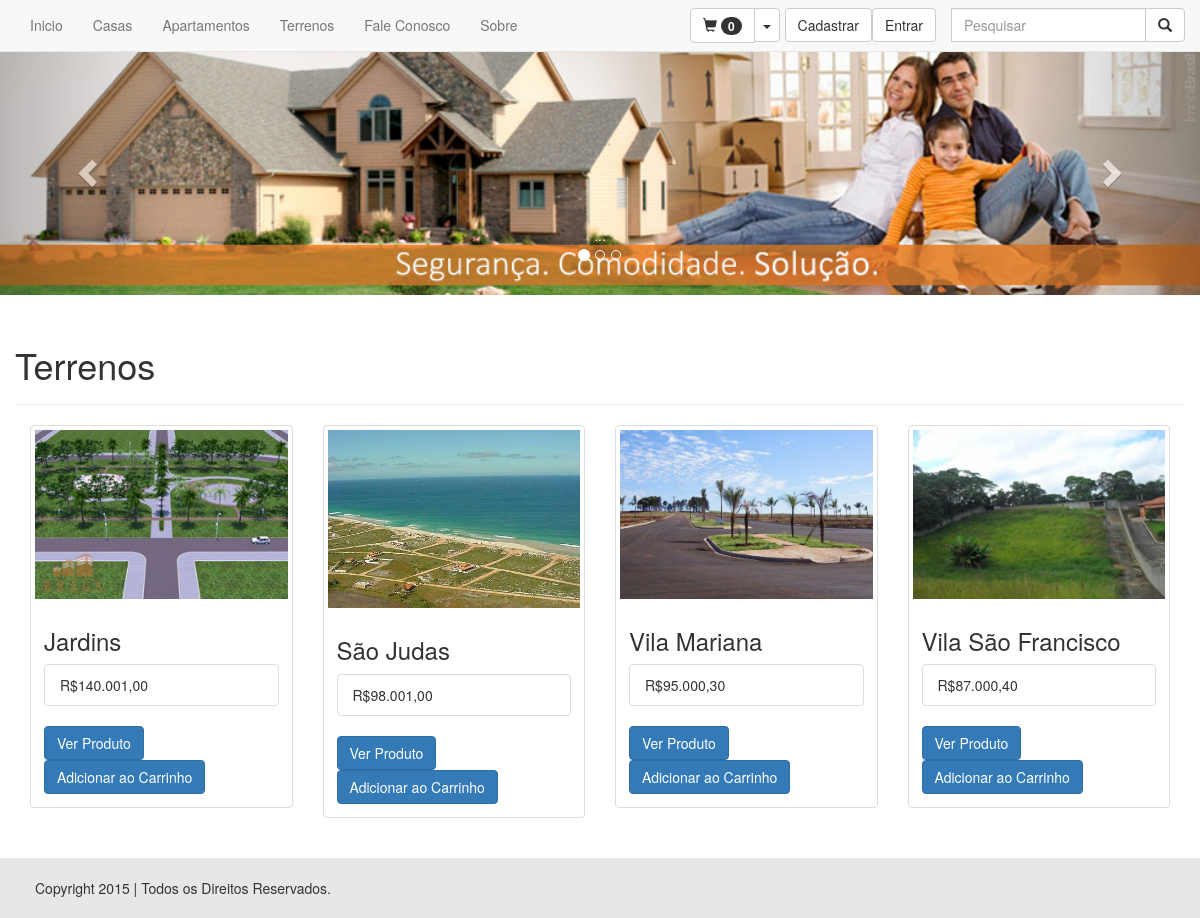
The app's page /?pg=terrenos with its own data.
### tables this page shows
CREATE TABLE IF NOT EXISTS `produto` (
  `id` int(11) NOT NULL AUTO_INCREMENT,
  `nome` varchar(45) DEFAULT NULL,
  `preco` float DEFAULT NULL,
  `descricao` varchar(45) DEFAULT NULL,
  `imagem` varchar(45) DEFAULT NULL,
  `tipo` varchar(45) DEFAULT NULL,
  `aluguel` float NOT NULL,
  PRIMARY KEY (`id`)
);

### classes/Produto.class.php (called while the page is built, shortened)
<?php
class Produto extends Conexao{
	private $tipo;
	public function setTipo($tipo){
		$this->tipo = $tipo;
	}
	public function listaTipo(){
		if(!empty($this->tipo)){
			$sql = "select * from produto where tipo = '".$this->tipo."'";
			$link = parent::conectar();
			$resp = mysqli_query($link, $sql);
			if($resp){
				if(mysqli_num_rows($resp) > 0){
					$i = 0;
					while($dado=mysqli_fetch_object($resp)){
						$a[$i]["id"] = $dado->id;
						$a[$i]["nome"] = $dado->nome;
						$a[$i]["preco"] = $dado->preco;
						$a[$i]["descricao"] = $dado->descricao;
						$a[$i]["imagem"] = $dado->imagem;
						$a[$i]["tipo"] = $dado->tipo;
						$i++;
					}
					return $a;
				}else{
					return false;
				}
			}else{
				return false;
			}
		}
	}
}
?>

### paginas/produto/terrenos.php (the view, shortened to what this page needs)
<div class="row">
<h1>Terrenos</h1><hr>
<?php
	require_once("classes/Produto.class.php");
	$produto = new Produto();
	$produto->setTipo(3);
	if($produto->listaTipo()){
		$ap = $produto->listaTipo();
		foreach($ap as $i => $v){
			echo "<div class=\"col-sm-4 col-md-3\">
					<div class=\"thumbnail\">
					  <img src=\"imagens/terrenos/".$ap[$i]["imagem"]."\" alt=\"...\">
					  <div class=\"caption\">
						<h3>".$ap[$i]["nome"]."</h3>
						<ul class=\"list-group\">
						  <li class=\"list-group-item\">R$".number_format($ap[$i]["preco"], 2, ',', '.')."</li>
						</ul>
						<a href=\"?pg=verProduto&id=".$ap[$i]["id"]."\" class=\"btn btn-primary\">Ver Produto</a>
						<a class=\"btn btn-primary produto\" id=\"".$ap[$i]["id"]."\">Adicionar ao Carrinho</a>
						</div>
					</div>
				  </div>";
		}
	}else{
		echo"não foi!";
	}
?>
</div>

### records on screen
produto: imagem (picture), nome "Jardins", preco "140.001,00"
produto: imagem (picture), nome "São Judas", preco "98.001,00"
produto: imagem (picture), nome "Vila Mariana", preco "95.000,30"
produto: imagem (picture), nome "Vila São Francisco", preco "87.000,40"

### other values on screen
count($_SESSION["carrinho"]) "0"
